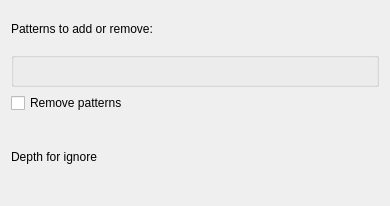
<?xml version="1.0" encoding="UTF-8"?>
<ui version="4.0">
 <class>EditIgnorePattern</class>
 <widget class="QWidget" name="EditIgnorePattern">
  <property name="geometry">
   <rect>
    <x>0</x>
    <y>0</y>
    <width>390</width>
    <height>206</height>
   </rect>
  </property>
  <property name="windowTitle">
   <string>Form</string>
  </property>
  <layout class="QVBoxLayout" name="verticalLayout_2">
   <item>
    <layout class="QVBoxLayout" name="verticalLayout">
     <item>
      <widget class="QLabel" name="m_PatternLabel">
       <property name="text">
        <string>Patterns to add or remove:</string>
       </property>
      </widget>
     </item>
     <item>
      <widget class="KEditListBox" name="m_PatternEdit">
       <property name="buttons">
        <set>KEditListBox::Add|KEditListBox::Remove</set>
       </property>
      </widget>
     </item>
    </layout>
   </item>
   <item>
    <widget class="QCheckBox" name="m_RemoveCheckBox">
     <property name="text">
      <string>Remove patterns</string>
     </property>
    </widget>
   </item>
   <item>
    <layout class="QHBoxLayout" name="horizontalLayout">
     <item>
      <widget class="QLabel" name="m_DepthLabel">
       <property name="text">
        <string>Depth for ignore</string>
       </property>
      </widget>
     </item>
     <item>
      <widget class="DepthSelector" name="m_DepthSelector" native="true">
       <property name="minimumSize">
        <size>
         <width>150</width>
         <height>30</height>
        </size>
       </property>
      </widget>
     </item>
    </layout>
   </item>
  </layout>
 </widget>
 <customwidgets>
  <customwidget>
   <class>KEditListBox</class>
   <extends>QGroupBox</extends>
   <header>keditlistbox.h</header>
  </customwidget>
  <customwidget>
   <class>DepthSelector</class>
   <extends>QWidget</extends>
   <header>depthselector.h</header>
   <container>1</container>
  </customwidget>
 </customwidgets>
 <resources/>
 <connections/>
</ui>
